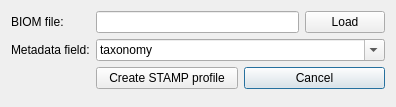
<?xml version="1.0" encoding="UTF-8"?>
<ui version="4.0">
 <class>CreateProfileBiomDlg</class>
 <widget class="QDialog" name="CreateProfileBiomDlg">
  <property name="geometry">
   <rect>
    <x>0</x>
    <y>0</y>
    <width>396</width>
    <height>107</height>
   </rect>
  </property>
  <property name="windowTitle">
   <string>Create profile</string>
  </property>
  <property name="windowIcon">
   <iconset>
    <normaloff>../icons/programIcon.png</normaloff>../icons/programIcon.png</iconset>
  </property>
  <layout class="QVBoxLayout" name="verticalLayout_2">
   <item>
    <layout class="QFormLayout" name="formLayout">
     <property name="fieldGrowthPolicy">
      <enum>QFormLayout::AllNonFixedFieldsGrow</enum>
     </property>
     <item row="0" column="0">
      <widget class="QLabel" name="lblTaxonomyFile">
       <property name="text">
        <string>BIOM file:</string>
       </property>
      </widget>
     </item>
     <item row="0" column="1">
      <layout class="QHBoxLayout" name="horizontalLayout">
       <item>
        <widget class="QLineEdit" name="txtBiomFile"/>
       </item>
       <item>
        <widget class="QPushButton" name="btnBiomFile">
         <property name="text">
          <string>Load</string>
         </property>
        </widget>
       </item>
      </layout>
     </item>
     <item row="1" column="0">
      <widget class="QLabel" name="label_2">
       <property name="text">
        <string>Metadata field:</string>
       </property>
      </widget>
     </item>
     <item row="1" column="1">
      <layout class="QHBoxLayout" name="horizontalLayout_2">
       <item>
        <widget class="QComboBox" name="cboMetadataField">
         <property name="editable">
          <bool>true</bool>
         </property>
         <item>
          <property name="text">
           <string>taxonomy</string>
          </property>
         </item>
         <item>
          <property name="text">
           <string>KEGG_Pathways</string>
          </property>
         </item>
         <item>
          <property name="text">
           <string>COG_Category</string>
          </property>
         </item>
        </widget>
       </item>
      </layout>
     </item>
     <item row="2" column="0">
      <spacer name="horizontalSpacer">
       <property name="orientation">
        <enum>Qt::Horizontal</enum>
       </property>
       <property name="sizeHint" stdset="0">
        <size>
         <width>40</width>
         <height>20</height>
        </size>
       </property>
      </spacer>
     </item>
     <item row="2" column="1">
      <layout class="QHBoxLayout" name="horizontalLayout_4">
       <item>
        <widget class="QPushButton" name="btnCreateProfile">
         <property name="text">
          <string>Create STAMP profile</string>
         </property>
        </widget>
       </item>
       <item>
        <widget class="QPushButton" name="btnCancel">
         <property name="text">
          <string>Cancel</string>
         </property>
         <property name="default">
          <bool>true</bool>
         </property>
        </widget>
       </item>
      </layout>
     </item>
    </layout>
   </item>
  </layout>
 </widget>
 <resources/>
 <connections/>
 <designerdata>
  <property name="gridDeltaX">
   <number>10</number>
  </property>
  <property name="gridDeltaY">
   <number>10</number>
  </property>
  <property name="gridSnapX">
   <bool>true</bool>
  </property>
  <property name="gridSnapY">
   <bool>true</bool>
  </property>
  <property name="gridVisible">
   <bool>true</bool>
  </property>
 </designerdata>
</ui>
